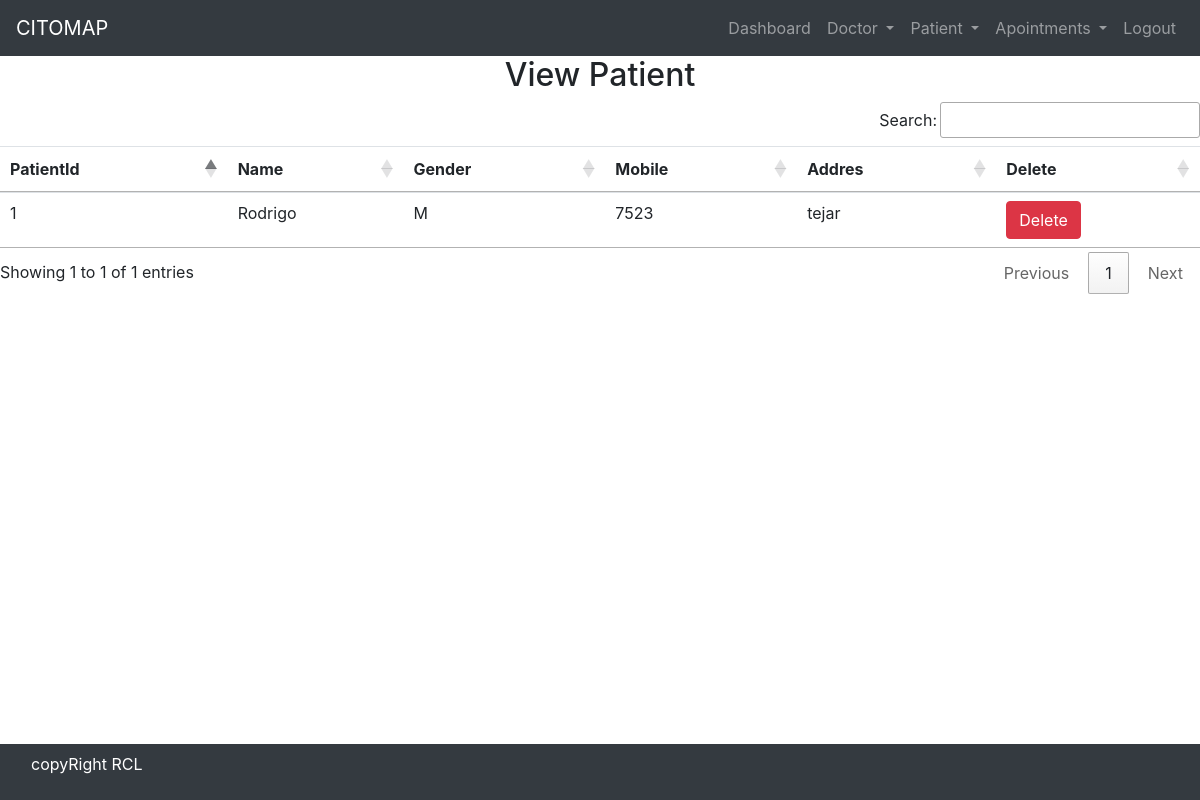
Before: /view_patient/ (signed in) with the older database file.
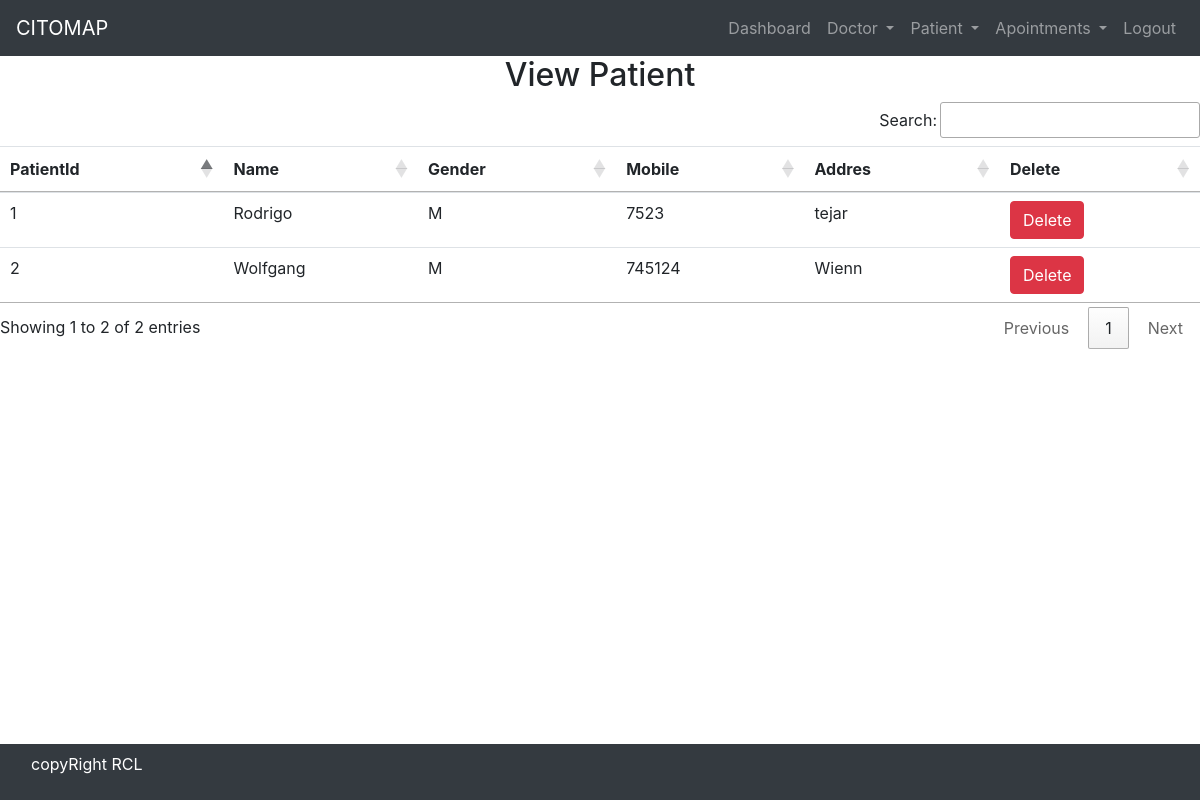
After: the same page with the newer database file.
### hospital/models.py (models this page shows)
class Patient(models.Model):
    name = models.CharField(max_length=50)
    gender = models.CharField(max_length=50)
    mobile = models.IntegerField(null=True)
    address = models.TextField()

### hospital/views.py (the view)
# urls.py: path('view_patient/', View_Patient, name='view_patient'),
def View_Patient(request):
    if not request.user.is_staff:
        return redirect('login')
    doc = Patient.objects.all()
    d = {'doc': doc}
    return render(request, 'view_patient.html',d)

### hospital/templates/view_patient.html
{% include 'base.html' %} {% include 'navigation.html' %} {% block content %}
<div>
  <h2 class="text-center">View Patient</h2>
  <table id="example" class="table table-hover">
    <thead>
      <tr>
        <th>PatientId</th>
        <th>Name</th>
        <th>Gender</th>
        <th>Mobile</th>
        <th>Addres</th>
        <th>Delete</th>
      </tr>
    </thead>
    <body>
      {% for i in doc%}
      <tr>
        <td>{{i.id}}</td>
        <td>{{i.name}}</td>
        <td>{{i.gender}}</td>
        <td>{{i.mobile}}</td>
        <td>{{i.address}}</td>
        <td>
          <a
            href="{% url 'delete_patient' i.id %}"
            onclick="return confirm('Are you sure you want to delete')"
            class="btn btn-danger"
          >
            Delete
          </a>
        </td>
      </tr>
      {% endfor%}
    </body>
  </table>
</div>
{% endblock content%} {% include 'footer.html'%}

Changed rows visible on the page:
added Patient: id "2", name "Wolfgang", gender "M", mobile "745124", address "Wienn"
Other visible differences:
text written by a page script: "Search: Showing 1 to 1 of 1 entries Previous 1 Next" → "Search: Showing 1 to 2 of 2 entries Previous 1 Next"
